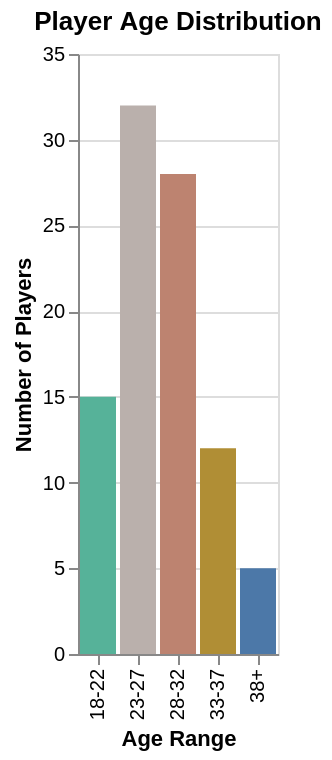

Write the Vega-Lite specification saved for this chart.
### Vega-Lite specification from a JSON file in a GitHub repository (floating-point values rounded to 4 significant figures)
{"$schema": "https://vega.github.io/schema/vega-lite/v6.json", "description": "Player age distribution", "data": {"values": [{"ageRange": "18-22", "count": 15}, {"ageRange": "23-27", "count": 32}, {"ageRange": "28-32", "count": 28}, {"ageRange": "33-37", "count": 12}, {"ageRange": "38+", "count": 5}]}, "mark": "bar", "encoding": {"x": {"field": "ageRange", "type": "ordinal", "axis": {"title": "Age Range"}}, "y": {"field": "count", "type": "quantitative", "axis": {"title": "Number of Players"}}, "color": {"field": "count", "type": "quantitative", "scale": {"scheme": "tableau10"}, "legend": null}}, "title": "Player Age Distribution"}
